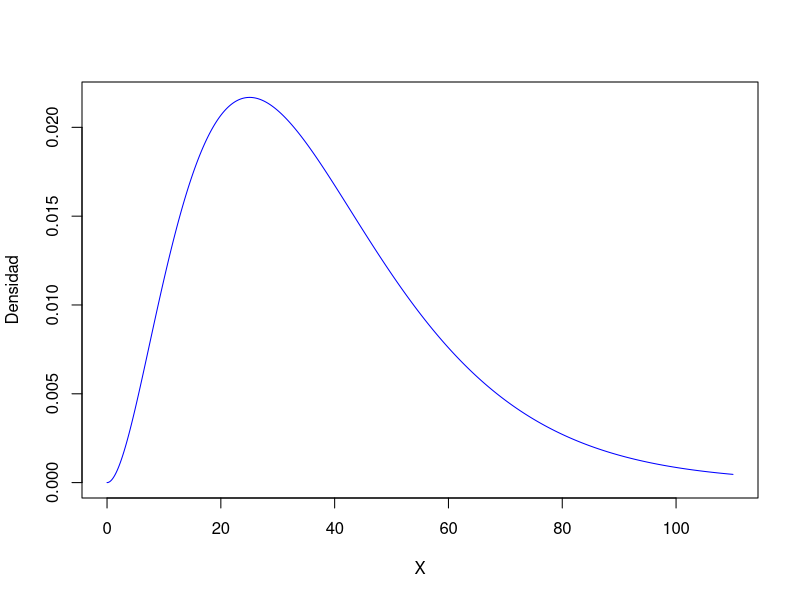
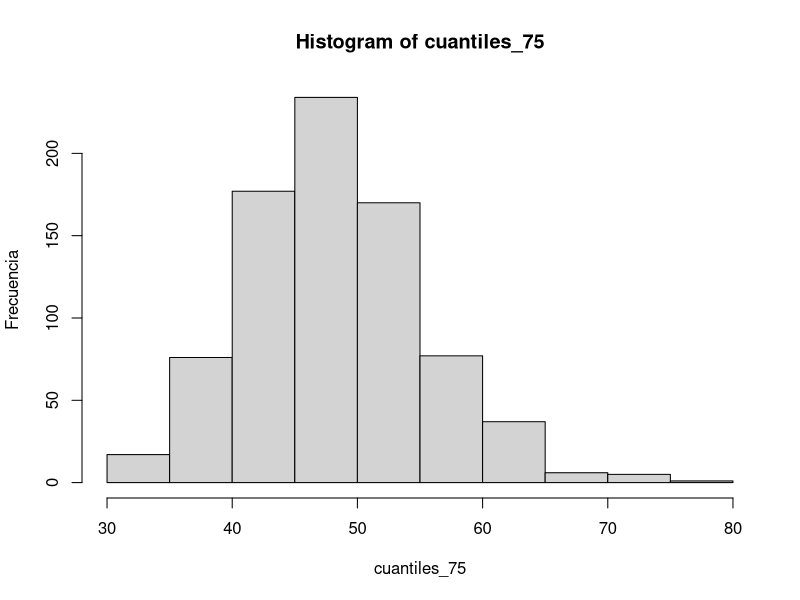

Write the R code that produced these figures, in order.
#Ejercicio 1)

#a)
alpha = (37.5/21.6)^2
lambda = (37.5/((21.6)^2))
x = seq(0, 110, 0.01)

densidad = dgamma (x, shape = alpha, scale = 1/lambda)

plot (x, densidad, type = "l" , xlab = "X", ylab = "Densidad", col = "blue")


#b)
qgamma (.75, shape = alpha, scale = 1/lambda)

#c)
R <- 800
n <- 25

cuantiles_75 <- rep(0,R)
set.seed(34)

for(i in 1:R) {
cuantiles_75[i] <- quantile( rgamma(n, shape = alpha, scale = 1/lambda), .75)
}

mean(cuantiles_75)
hist(cuantiles_75, ylab="Frecuencia")

#e)
errorEstandar <- sd(cuantiles_75);
errorEstandar
cat("El error estandar es de ", errorEstandar, " min y, dado que la media es de ", mean(cuantiles_75), "min, representa un 14,7% por lo tanto el error sigue siendo una fracción significativa de tita sombrero")

#Ejercicio 7 a)
qnorm(0.96)

extremoIzq = 16.2 -  1.750686 * (3.6/(sqrt(120)))
extremoIzq

extremoDer = 16.2 +  1.750686 * (3.6/(sqrt(120)))
extremoDer

#Ejercicio 6)
z_0 = qnorm(0.975)
z_0

#Ejercicio 5)
z_005 = qnorm(0.95)
z_005

#Ejercicio 4) 
z_0025 = qnorm(0.975)
z_0025